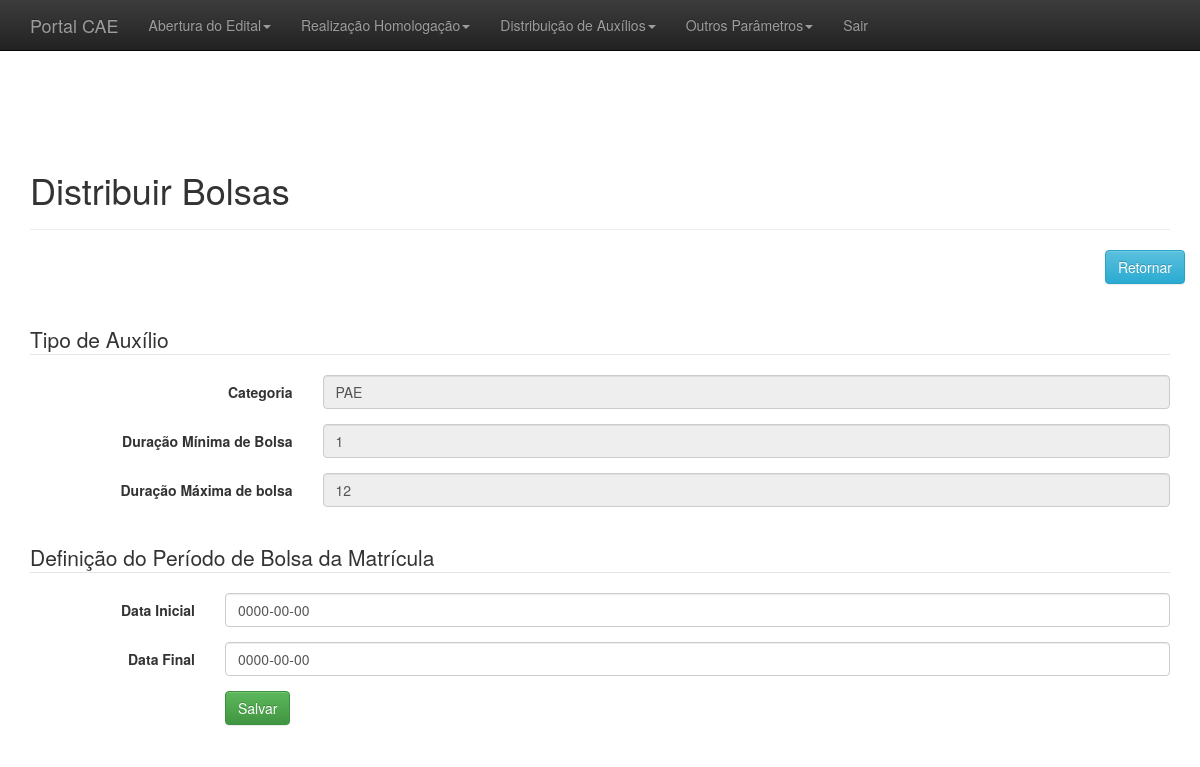
Page /adm/definirDatasPeriodoBolsa.php?idCandidatura=1 on the committed database.
### tables this page shows
CREATE TABLE `candidatura` (
  `id` int(11) NOT NULL,
  `dataRealizacao` date NOT NULL,
  `dataHomologacao` date NOT NULL,
  `dataCancelamento` date DEFAULT NULL,
  `situacao` varchar(45) NOT NULL,
  `endereco_id` int(11) DEFAULT NULL,
  `contaBancaria_id` int(11) DEFAULT NULL,
  `responsavel_id` int(11) DEFAULT NULL,
  `aluno_id` int(11) DEFAULT NULL,
  `estadoCivil_id` int(11) DEFAULT NULL,
  `classificacao_id` int(11) DEFAULT NULL,
  `tipoAuxilio_id` int(11) DEFAULT NULL,
  `justificativa_id` int(11) DEFAULT NULL,
  `editalselecao_id` int(11) DEFAULT NULL
);

CREATE TABLE `tipoauxilio` (
  `id` int(11) NOT NULL,
  `categoria` varchar(45) NOT NULL,
  `duracaoMin` int(11) NOT NULL,
  `duracaoMax` int(11) NOT NULL
);

CREATE TABLE `classificacao` (
  `id` int(11) NOT NULL,
  `situacao` varchar(45) NOT NULL,
  `dataInicialBolsa` date NOT NULL,
  `dataFinalBolsa` date NOT NULL,
  `tipoAuxilio_id` int(11) NOT NULL
);

### adm/definirDatasPeriodoBolsa.php (the view, shortened to what this page needs)
<?php
include_once("conexao.php");
include_once("header_adm.php");
include_once("menu_admin.php");
?>
<br>
<?php
$id = $_GET['idCandidatura'];
$result = mysqli_query($conectar, "SELECT candidatura.id, aluno.matricula, candidatura.classificacao_id, classificacao.dataFinalBolsa, classificacao.dataInicialBolsa, tipoAuxilio.categoria, tipoAuxilio.duracaoMax, tipoAuxilio.duracaoMin  FROM candidatura candidatura, tipoAuxilio tipoAuxilio, aluno aluno, classificacao classificacao WHERE candidatura.classificacao_id = classificacao.id and candidatura.aluno_id = aluno.id and  candidatura.tipoAuxilio_id = tipoAuxilio.id and candidatura.id = '$id' LIMIT 1");
$resultado = mysqli_fetch_assoc($result);
?>
<br>
<br>
<div class="container theme-showcase" role="main">
	<div class="page-header">
		<h1>Distribuir Bolsas</h1>
	</div>
	<div class="row espaco">
		<div class="pull-right">
			<a href='listar_classificados_distribuicao.php'><button type='button' class='btn btn-info'>Retornar</button></a>
		</div>
	</div>
	<br>
	<div class="row">
		<div class="col-md-12">
			<form class="form-horizontal" method = "POST" action = "processa/proc_edit_classificacao.php">
				<fieldset>
					<legend>Tipo de Auxílio</legend>
					<div class="form-group">
						<label for="inputEmail3" class="col-sm-3 control-label">Categoria</label>
						<div class="col-sm-9">
							<input type="text"  readonly="readonly"  class="form-control" id="categoria" name="categoria" placeholder="" value = "<?php echo $resultado['categoria'];?>">
						</div>
					</div>
					<div class="form-group">
						<label for="inputEmail3" class="col-sm-3 control-label">Duração Mínima de Bolsa</label>
						<div class="col-sm-9">
							<input type="text"  readonly="readonly"  class="form-control" name="duracaoMax" id="duracaoMax" placeholder="" value = "<?php echo $resultado['duracaoMin'];?>">
						</div>
					</div>
					<div class="form-group">
						<label for="inputEmail3" class="col-sm-3 control-label">Duração Máxima de bolsa</label>
						<div class="col-sm-9">
							<input type="text" readonly="readonly" class="form-control" name="duracaoMin" placeholder="" id="duracaoMin" value = "<?php echo $resultado['duracaoMax'];?>">
						</div>
					</div>
				</fieldset>
				<br>
				<fieldset>
					<legend>Definição do Período de Bolsa da Matrícula <?php $resultado['matricula']?></legend>
					<div class="form-group">
						<label for="inputEmail3" class="col-sm-2 control-label">Data Inicial</label>
						<div class="col-sm-10">
							<input type="text" class="form-control" id="dataInicialBolsa" name="dataInicialBolsa" placeholder="" value = "<?php echo $resultado['dataInicialBolsa'];?>">
						</div>
					</div>
					<div class="form-group">
						<label for="inputPassword3" class="col-sm-2 control-label">Data Final</label>
						<div class="col-sm-10">
							<input type="text" class="form-control" id="dataFinalBolsa" name="dataFinalBolsa" placeholder="" value = "<?php echo $resultado['dataFinalBolsa'];?>">
						</div>
					</div>
				</fieldset>
				<div class="form-group">
					<div class="col-sm-offset-2 col-sm-10">
						<button type="submit" class="btn btn-success">Salvar</button>
					</div>
				</div>
			</form>
		</div>
    </div>
</div>
<?php
include_once("footer_adm.php");
?>

### adm/css/theme.css (style rules this page uses)
body { padding-top: 70px; padding-bottom: 30px; }
.espaco { margin-bottom:20px; }

### rows in the picture
candidatura: categoria "PAE", duracaoMax "1", duracaoMin "12", dataInicialBolsa "0000-00-00", dataFinalBolsa "0000-00-00"
